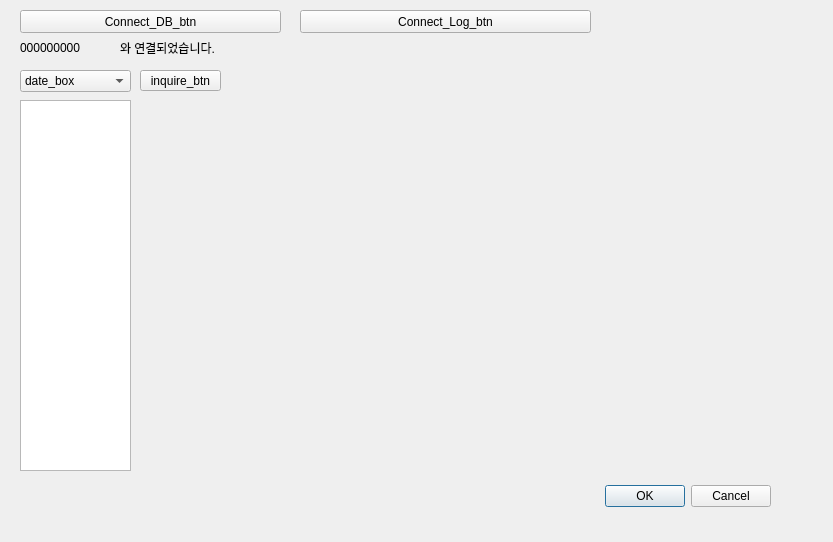
<?xml version="1.0" encoding="UTF-8"?>
<ui version="4.0">
 <class>Dialog</class>
 <widget class="QDialog" name="Dialog">
  <property name="geometry">
   <rect>
    <x>0</x>
    <y>0</y>
    <width>833</width>
    <height>542</height>
   </rect>
  </property>
  <property name="windowTitle">
   <string>Dialog</string>
  </property>
  <widget class="QDialogButtonBox" name="buttonBox">
   <property name="geometry">
    <rect>
     <x>430</x>
     <y>480</y>
     <width>341</width>
     <height>32</height>
    </rect>
   </property>
   <property name="orientation">
    <enum>Qt::Horizontal</enum>
   </property>
   <property name="standardButtons">
    <set>QDialogButtonBox::Cancel|QDialogButtonBox::Ok</set>
   </property>
  </widget>
  <widget class="QListView" name="listView">
   <property name="geometry">
    <rect>
     <x>20</x>
     <y>100</y>
     <width>111</width>
     <height>371</height>
    </rect>
   </property>
  </widget>
  <widget class="QWidget" name="verticalLayoutWidget">
   <property name="geometry">
    <rect>
     <x>150</x>
     <y>100</y>
     <width>621</width>
     <height>171</height>
    </rect>
   </property>
   <layout class="QVBoxLayout" name="verticalLayout"/>
  </widget>
  <widget class="QWidget" name="verticalLayoutWidget_2">
   <property name="geometry">
    <rect>
     <x>150</x>
     <y>280</y>
     <width>621</width>
     <height>191</height>
    </rect>
   </property>
   <layout class="QVBoxLayout" name="verticalLayout_2"/>
  </widget>
  <widget class="QComboBox" name="date_box">
   <property name="geometry">
    <rect>
     <x>20</x>
     <y>70</y>
     <width>111</width>
     <height>22</height>
    </rect>
   </property>
   <item>
    <property name="text">
     <string>date_box</string>
    </property>
   </item>
  </widget>
  <widget class="QPushButton" name="inquire_btn">
   <property name="geometry">
    <rect>
     <x>140</x>
     <y>70</y>
     <width>81</width>
     <height>21</height>
    </rect>
   </property>
   <property name="text">
    <string>inquire_btn</string>
   </property>
  </widget>
  <widget class="QPushButton" name="pushButton_2">
   <property name="geometry">
    <rect>
     <x>20</x>
     <y>10</y>
     <width>261</width>
     <height>23</height>
    </rect>
   </property>
   <property name="text">
    <string>Connect_DB_btn</string>
   </property>
  </widget>
  <widget class="QPushButton" name="Connect_Log_btn">
   <property name="geometry">
    <rect>
     <x>300</x>
     <y>10</y>
     <width>291</width>
     <height>23</height>
    </rect>
   </property>
   <property name="text">
    <string>Connect_Log_btn</string>
   </property>
  </widget>
  <widget class="QLabel" name="isConnect_label">
   <property name="geometry">
    <rect>
     <x>120</x>
     <y>40</y>
     <width>171</width>
     <height>16</height>
    </rect>
   </property>
   <property name="text">
    <string>와 연결되었습니다.</string>
   </property>
  </widget>
  <widget class="QLabel" name="label_4">
   <property name="geometry">
    <rect>
     <x>20</x>
     <y>40</y>
     <width>91</width>
     <height>16</height>
    </rect>
   </property>
   <property name="text">
    <string>000000000</string>
   </property>
  </widget>
 </widget>
 <resources/>
 <connections>
  <connection>
   <sender>buttonBox</sender>
   <signal>accepted()</signal>
   <receiver>Dialog</receiver>
   <slot>accept()</slot>
   <hints>
    <hint type="sourcelabel">
     <x>248</x>
     <y>254</y>
    </hint>
    <hint type="destinationlabel">
     <x>157</x>
     <y>274</y>
    </hint>
   </hints>
  </connection>
  <connection>
   <sender>buttonBox</sender>
   <signal>rejected()</signal>
   <receiver>Dialog</receiver>
   <slot>reject()</slot>
   <hints>
    <hint type="sourcelabel">
     <x>316</x>
     <y>260</y>
    </hint>
    <hint type="destinationlabel">
     <x>286</x>
     <y>274</y>
    </hint>
   </hints>
  </connection>
 </connections>
</ui>
